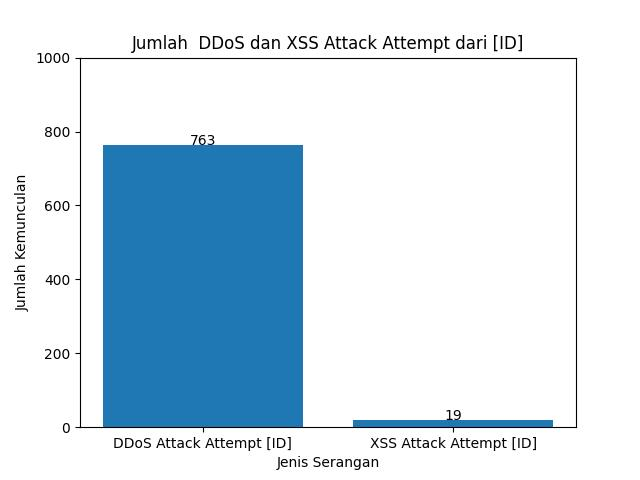

Here is the Python script that generated this plot:
import re
import matplotlib.pyplot as plt

# Membuka file attack_attempt_filtered.log dan membaca isinya
with open("/var/log/nginx/fix/filter_tools/hasil_filter_from_access_log/attack_attempt_filtered.log", "r") as file:
    content = file.read()

# Menghitung jumlah kata "[DDoS Attack Attempt] [ID]"
ddos_count = len(re.findall(r"\[DDoS Attack Attempt\] \[ID\]", content))

# Menghitung jumlah kata "[XSS Attack Attempt] [ID]"
xss_count = len(re.findall(r"\[XSS Attack Attempt\] \[ID\]", content))

# Membuat visualisasi
labels = ["DDoS Attack Attempt [ID]", "XSS Attack Attempt [ID]"]
values = [ddos_count, xss_count]
plt.bar(labels, values)

# Menambahkan label jumlah di atas barnya
for i, v in enumerate(values):
    plt.text(i, v+1, str(v), ha="center")

# Memberikan judul dan label pada grafik
plt.title("Jumlah  DDoS dan XSS Attack Attempt dari [ID]")
plt.xlabel("Jenis Serangan")
plt.ylabel("Jumlah Kemunculan")
plt.ylim([0, 1000])

# Menyimpan grafik dalam file viz_id_ddosxss.jpg
plt.savefig("viz_id_ddosxss.jpg")
